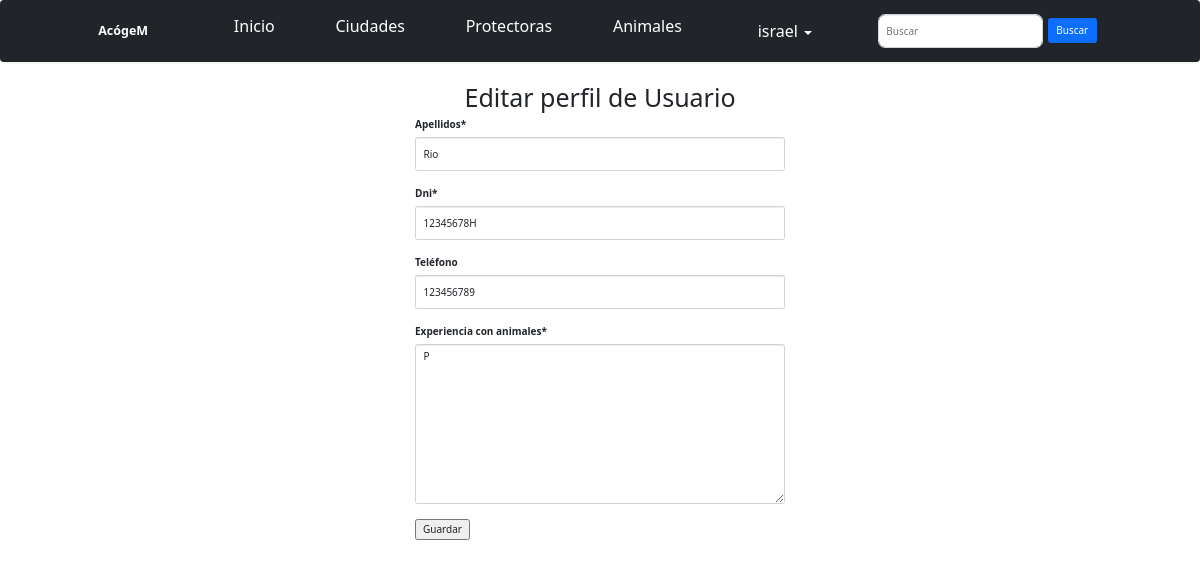
Page /perfiles/4/update (signed in) on the committed database.
### AcogeM_app/models.py (models this page shows, shortened)
class Perfil(models.Model):
	user = models.OneToOneField(User, on_delete=models.CASCADE, default=0)
	ape = models.CharField('Apellidos', max_length=50)
	dni = models.CharField(max_length=9)
	tel = models.IntegerField('Teléfono', blank=True, null=True)
	exp = models.TextField('Experiencia con animales')
	class Meta:
		verbose_name_plural = "Perfiles"

### AcogeM_app/views.py (the view)
# urls.py: path('perfiles/<int:pk>/update', PerfilUpdateView.as_view(), name='perfil-update'),
class PerfilUpdateView(LoginRequiredMixin, UpdateView):
	model = Perfil
	form_class = PerfilForm
	success_url = reverse_lazy('index.html')

### AcogeM_app/forms.py
class PerfilForm(forms.ModelForm):
	class Meta:
		model = Perfil
		fields = ('ape', 'dni', 'tel', 'exp')

### AcogeM_app/templates/AcogeM_app/perfil_form.html (shortened to what this page needs)
{% extends 'base.html' %}
{% load crispy_forms_tags %}
{% block content %}
  <div class="col-md-4 offset-md-4">
  	<h1 align="center">Editar perfil de {{ perfil.user }}</h1>
    <form action="" method="POST">
      {{ form|crispy }}
      <input type="submit" value="Guardar">
    </form>
  </div>
{% endblock %}

### AcogeM_app/templates/base.html (shortened to what this page needs)
<!DOCTYPE html>
<html lang="en">
<head>
  <link rel="stylesheet" href="https://maxcdn.bootstrapcdn.com/bootstrap/3.3.7/css/bootstrap.min.css">
  {% load static %}
  <link rel="stylesheet" href="{% static 'css/styles.css' %}">
</head>
<body>
  <div class="navbar navbar-dark bg-dark shadow-sm">
    <div class="container">
      <a href="{% url 'index.html' %}" class="navbar-brand d-flex align-items-center">
        <strong>AcógeM</strong>
      </a>
          <p class="active"><a style="color: white; text-decoration: none;" href="{% url 'index.html' %}">Inicio</a></p>
          <p><a style="color: white; text-decoration: none;" href="{% url 'ciudad-list' %}">Ciudades</a></p>
          <p><a style="color: white; text-decoration: none;" href="{% url 'protectora-list' %}">Protectoras</a></p>
          <p><a style="color: white; text-decoration: none;" href="{% url 'animal-list' %}">Animales</a></p>
        {% if user.is_authenticated %}
          <li class="dropdown">
            <a style="color: white; text-decoration: none;" href="#" class="" data-toggle="dropdown">{{ user }} <b class="caret"></b></a>
          </li>
        {% else %}
          <p><a style="color: white; text-decoration: none;" href="{% url 'login' %}">LOGIN</a></p>
          <p><a style="color: white; text-decoration: none;" href="{% url 'user-add' %}">REGISTRATE</a></p>
        {% endif %}
        <div class="buscar" style="position: relative; padding: 5px;">
        <form class="d-felx" method="POST" action="{% url 'search' %}">
          <div class="custom-search-input">
           <div class="input-group col-md-12">
             <input style="border-radius: 7px;" type="text" class="form-control" placeholder="Buscar" name="buscar">
             <span class="input-group-list">
              <button style="margin-left: 7px; margin-top: 4px;" type="submit" class="btn btn-primary">Buscar</button>
             </span>
           </div>
          </div>
        </form>
        </div>
    </div>
  </div>
  {% block content %}
  {% endblock %}
</body>
</html>

### AcogeM_app/templates/base.html (style rules this page uses)
a { font-size: medium; }

### rows in the picture
Perfil: user "Usuario", ape "Rio", dni "12345678H", tel "123456789", exp "P"

### other values in the picture
{{ user }} "israel"
